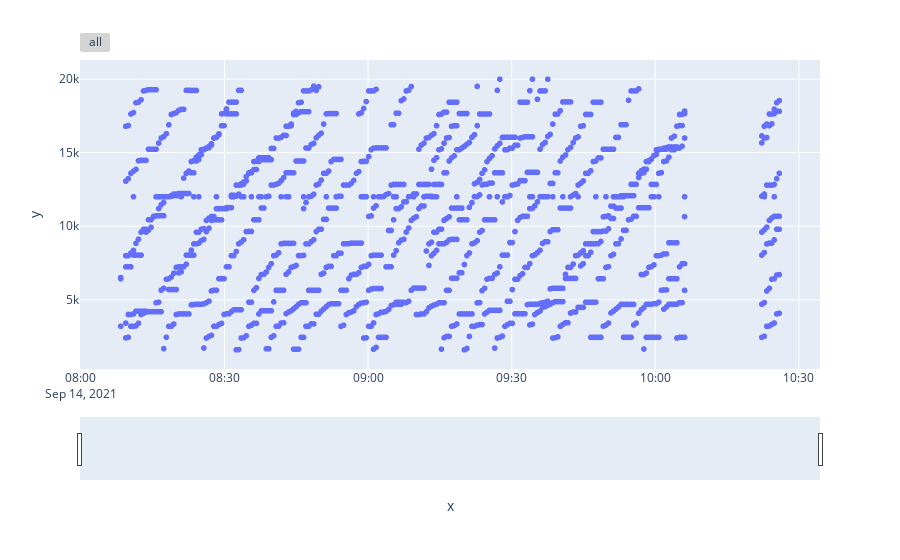

The notebook cell saved with this chart:
### Code cell
import plotly.express as px
import plotly.graph_objects as go
df = line_95_direc_4318
# x
df.et
# y 
df["y"] = (df.istop_id * 800 ) + (df.distanceFromPoint)

fig = px.scatter(x=df.et, y=df["y"])
fig.update_layout(
    xaxis=dict(
        rangeselector=dict(
            buttons=list([
                dict(step="all")
            ])
        ),
        rangeslider=dict(
            visible=True
        ),
        type="date"
    ))
fig.show()
fig.write_html("buses.html")

### Figure 1 — Plotly figure (JSON) as saved in the notebook; plotly's stock layout.template omitted (floating-point values rounded to 4 significant figures; data arrays with more than 128 entries replaced by an {"elided": "..."} marker saying what was removed)
{"data": [{"hovertemplate": "x=%{x}<br>y=%{y}<extra></extra>", "legendgroup": "", "marker": {"color": "#636efa", "symbol": "circle"}, "mode": "markers", "name": "", "showlegend": false, "type": "scattergl", "x": {"elided": "1365 str values"}, "xaxis": "x", "y": {"elided": "1365 int values"}, "yaxis": "y"}], "layout": {"legend": {"tracegroupgap": 0}, "margin": {"t": 60}, "xaxis": {"anchor": "y", "domain": [0, 1], "rangeselector": {"buttons": [{"step": "all"}]}, "rangeslider": {"visible": true}, "title": {"text": "x"}, "type": "date"}, "yaxis": {"anchor": "x", "domain": [0, 1], "title": {"text": "y"}}}}
